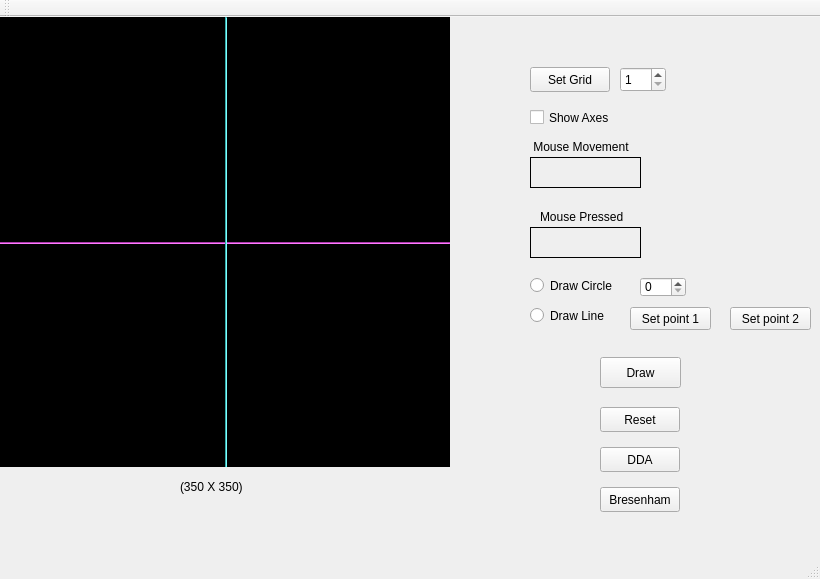
<?xml version="1.0" encoding="UTF-8"?>
<ui version="4.0">
 <class>MainWindow</class>
 <widget class="QMainWindow" name="MainWindow">
  <property name="geometry">
   <rect>
    <x>0</x>
    <y>0</y>
    <width>820</width>
    <height>579</height>
   </rect>
  </property>
  <property name="windowTitle">
   <string>MainWindow</string>
  </property>
  <widget class="QWidget" name="centralWidget">
   <widget class="my_label" name="frame">
    <property name="enabled">
     <bool>true</bool>
    </property>
    <property name="geometry">
     <rect>
      <x>0</x>
      <y>0</y>
      <width>450</width>
      <height>450</height>
     </rect>
    </property>
    <property name="mouseTracking">
     <bool>true</bool>
    </property>
    <property name="styleSheet">
     <string notr="true">background-color: rgb(0, 0, 0);</string>
    </property>
    <property name="frameShape">
     <enum>QFrame::Box</enum>
    </property>
    <property name="text">
     <string/>
    </property>
   </widget>
   <widget class="QLabel" name="mouse_movement">
    <property name="geometry">
     <rect>
      <x>530</x>
      <y>140</y>
      <width>111</width>
      <height>31</height>
     </rect>
    </property>
    <property name="frameShape">
     <enum>QFrame::Panel</enum>
    </property>
    <property name="text">
     <string/>
    </property>
   </widget>
   <widget class="QLabel" name="label_3">
    <property name="geometry">
     <rect>
      <x>520</x>
      <y>120</y>
      <width>131</width>
      <height>20</height>
     </rect>
    </property>
    <property name="text">
     <string>    Mouse Movement</string>
    </property>
   </widget>
   <widget class="QLabel" name="mouse_pressed">
    <property name="geometry">
     <rect>
      <x>530</x>
      <y>210</y>
      <width>111</width>
      <height>31</height>
     </rect>
    </property>
    <property name="frameShape">
     <enum>QFrame::Panel</enum>
    </property>
    <property name="text">
     <string/>
    </property>
   </widget>
   <widget class="QLabel" name="label_5">
    <property name="geometry">
     <rect>
      <x>540</x>
      <y>190</y>
      <width>91</width>
      <height>20</height>
     </rect>
    </property>
    <property name="text">
     <string>Mouse Pressed</string>
    </property>
   </widget>
   <widget class="QLabel" name="label_6">
    <property name="geometry">
     <rect>
      <x>180</x>
      <y>460</y>
      <width>81</width>
      <height>20</height>
     </rect>
    </property>
    <property name="text">
     <string>(350 X 350)</string>
    </property>
   </widget>
   <widget class="Line" name="x_axis">
    <property name="geometry">
     <rect>
      <x>0</x>
      <y>225</y>
      <width>450</width>
      <height>2</height>
     </rect>
    </property>
    <property name="styleSheet">
     <string notr="true">background-color: rgb(255, 85, 255);</string>
    </property>
    <property name="orientation">
     <enum>Qt::Horizontal</enum>
    </property>
   </widget>
   <widget class="Line" name="y_axis">
    <property name="geometry">
     <rect>
      <x>225</x>
      <y>0</y>
      <width>2</width>
      <height>450</height>
     </rect>
    </property>
    <property name="styleSheet">
     <string notr="true">
background-color: rgb(85, 255, 255);</string>
    </property>
    <property name="orientation">
     <enum>Qt::Vertical</enum>
    </property>
   </widget>
   <widget class="QCheckBox" name="show_axes">
    <property name="geometry">
     <rect>
      <x>530</x>
      <y>90</y>
      <width>91</width>
      <height>21</height>
     </rect>
    </property>
    <property name="text">
     <string>Show Axes</string>
    </property>
   </widget>
   <widget class="QPushButton" name="Draw">
    <property name="geometry">
     <rect>
      <x>600</x>
      <y>340</y>
      <width>81</width>
      <height>31</height>
     </rect>
    </property>
    <property name="text">
     <string>Draw</string>
    </property>
   </widget>
   <widget class="QSpinBox" name="circle_radius">
    <property name="geometry">
     <rect>
      <x>640</x>
      <y>260</y>
      <width>46</width>
      <height>20</height>
     </rect>
    </property>
   </widget>
   <widget class="QRadioButton" name="draw_circle">
    <property name="geometry">
     <rect>
      <x>530</x>
      <y>260</y>
      <width>91</width>
      <height>17</height>
     </rect>
    </property>
    <property name="text">
     <string>Draw Circle</string>
    </property>
   </widget>
   <widget class="QRadioButton" name="draw_line">
    <property name="geometry">
     <rect>
      <x>530</x>
      <y>290</y>
      <width>91</width>
      <height>17</height>
     </rect>
    </property>
    <property name="text">
     <string>Draw Line</string>
    </property>
   </widget>
   <widget class="QPushButton" name="set_point1">
    <property name="geometry">
     <rect>
      <x>630</x>
      <y>290</y>
      <width>81</width>
      <height>23</height>
     </rect>
    </property>
    <property name="text">
     <string>Set point 1</string>
    </property>
   </widget>
   <widget class="QPushButton" name="set_point2">
    <property name="geometry">
     <rect>
      <x>730</x>
      <y>290</y>
      <width>81</width>
      <height>23</height>
     </rect>
    </property>
    <property name="text">
     <string>Set point 2</string>
    </property>
   </widget>
   <widget class="QPushButton" name="setgridbutton">
    <property name="geometry">
     <rect>
      <x>530</x>
      <y>50</y>
      <width>80</width>
      <height>25</height>
     </rect>
    </property>
    <property name="text">
     <string>Set Grid</string>
    </property>
   </widget>
   <widget class="QSpinBox" name="gridspinbox">
    <property name="geometry">
     <rect>
      <x>620</x>
      <y>50</y>
      <width>46</width>
      <height>25</height>
     </rect>
    </property>
    <property name="minimum">
     <number>1</number>
    </property>
   </widget>
   <widget class="QPushButton" name="resetbutton">
    <property name="geometry">
     <rect>
      <x>600</x>
      <y>390</y>
      <width>80</width>
      <height>25</height>
     </rect>
    </property>
    <property name="text">
     <string>Reset</string>
    </property>
   </widget>
   <widget class="QPushButton" name="DDALine">
    <property name="geometry">
     <rect>
      <x>600</x>
      <y>430</y>
      <width>80</width>
      <height>25</height>
     </rect>
    </property>
    <property name="text">
     <string>DDA</string>
    </property>
   </widget>
   <widget class="QPushButton" name="bresenhamLine">
    <property name="geometry">
     <rect>
      <x>600</x>
      <y>470</y>
      <width>80</width>
      <height>25</height>
     </rect>
    </property>
    <property name="text">
     <string>Bresenham</string>
    </property>
   </widget>
  </widget>
  <widget class="QMenuBar" name="menuBar">
   <property name="geometry">
    <rect>
     <x>0</x>
     <y>0</y>
     <width>820</width>
     <height>25</height>
    </rect>
   </property>
  </widget>
  <widget class="QToolBar" name="mainToolBar">
   <attribute name="toolBarArea">
    <enum>TopToolBarArea</enum>
   </attribute>
   <attribute name="toolBarBreak">
    <bool>false</bool>
   </attribute>
  </widget>
  <widget class="QStatusBar" name="statusBar"/>
 </widget>
 <layoutdefault spacing="6" margin="11"/>
 <customwidgets>
  <customwidget>
   <class>my_label</class>
   <extends>QLabel</extends>
   <header location="global">my_label.h</header>
  </customwidget>
 </customwidgets>
 <resources/>
 <connections/>
</ui>
